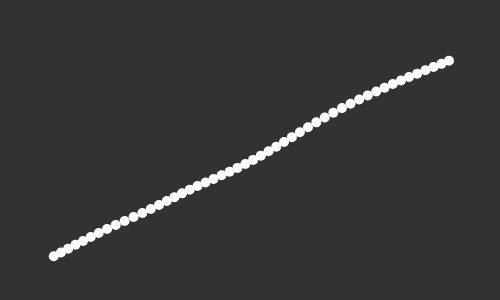
Frame 1 (no input)
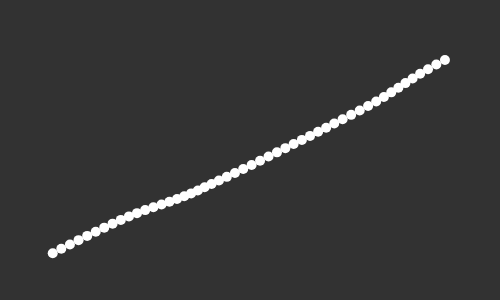
Frame 60 (no input)
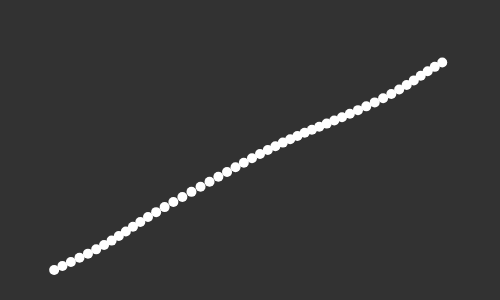
Frame 120 (the mouse pressed at the canvas centre since frame 60)

The p5.js sketch that drew these frames (run headless with seeded random() and noise() and a simulated clock; from frame 60 on, the mouse is pressed at the canvas centre):

// p5.js sketch
// ── sketch.js
let amplitude_slider;
let frequency_slider;
let timeSpeed_slider;

let startX = 50;
let startY = 250;
let endX = 450;
let endY = 50;

let timeChange = 3;

function setup() {
  createCanvas(500, 300);

  createP("Frequency");
  frequency_slider = createSlider(0, 200, 10);

  createP("Amplitude");
  amplitude_slider = createSlider(0, 200, 50);

  createP("Time Speed");
  timeSpeed_slider = createSlider(0, 50, 40);
}

function draw() {
  background(50);
  ellipseMode(CENTER);

  let freq = frequency_slider.value() / 1000;

  let amplitude = amplitude_slider.value() / 50;

  let time = timeSpeed_slider.value() / 100;

  noiseDetail(1, 0.5);

  fill(255);
  noStroke();

  for (i = 0; i < 1; i += 0.02) {
    let x = lerp(startX, endX, i);
    let y = lerp(startY, endY, i);

    // let offsetX = noise(x, y) * amplitude * 20;
    // let offsetY = noise(x, y) * amplitude * 20;

    // let offsetX_freq = offsetX * freq;
    // let offsetY_freq = offsetY * freq;'
    let noiseTime = (noise(0.5) * frameCount * time) / 2;

    let offsetX =
      noise(x * freq + noiseTime, x * freq + noiseTime) * 20 * amplitude;
    let offsetY =
      noise(y * freq + noiseTime, y * freq + noiseTime) * 40 * amplitude;

    // let offsetX = (random() - 0.5) * amplitude * 10;
    // let offsetY = (random() - 0.5) * amplitude * 10;
    // let offsetX_freq = noise(offsetX) * freq;
    // let offsetY_freq = noise(offSetY) * freq;

    ellipse(x + offsetX, y + offsetY, 10, 10);
    noiseTime *= 0.5;
  }
}
